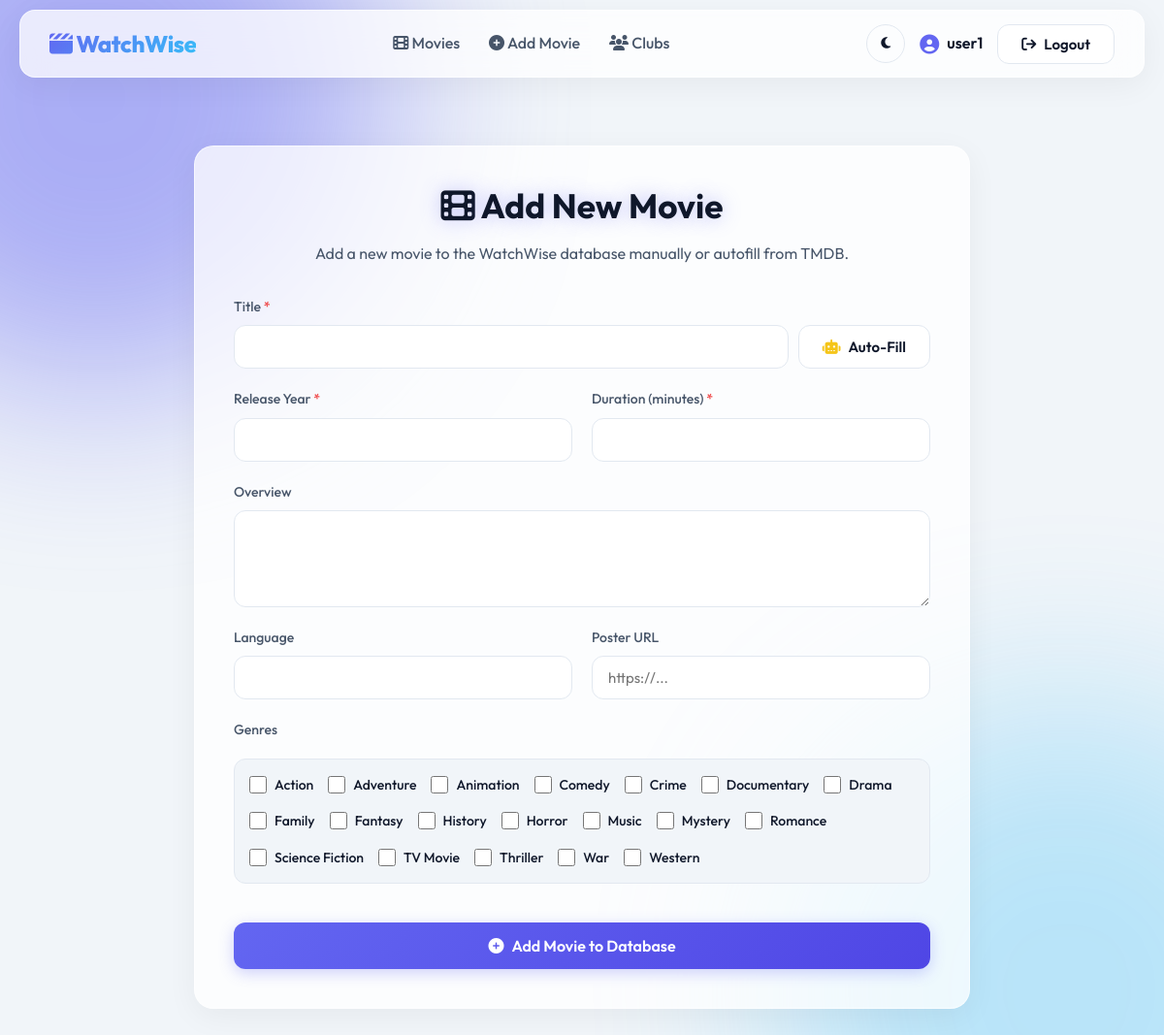
The app's page /movies/add/ (signed in) with its own data.
### movies/models.py (models this page shows, shortened)
class Genre(models.Model):
    tmdb_id = models.PositiveIntegerField(unique=True,
        null=True,      # 👈 temporary
        blank=True)
    name = models.CharField(max_length=100)

### movies/views.py (the view, shortened to what this page needs)
# urls.py: path("add/", views.add_movie_view, name="add_movie"),
@login_required
def add_movie_view(request):
    genres = Genre.objects.all()
    return render(
        request,
        "movies/add_movie.html",
        {"genres": genres}
    )

### templates/movies/add_movie.html (shortened to what this page needs)
{% extends "base.html" %}
{% block content %}
<div class="glass-panel animate-fade-in" style="max-width: 800px; margin: 40px auto; padding: 40px;">
  <div style="text-align: center; margin-bottom: 30px;">
    <h2 class="title-glow"><i class="fa-solid fa-film"></i> Add New Movie</h2>
    <p style="color: var(--text-secondary);">Add a new movie to the WatchWise database manually or autofill from TMDB.</p>
  </div>
  <form method="post">
    <div class="input-group">
      <label>Title <span style="color: var(--danger);">*</span></label>
      <div style="display: flex; gap: 10px;">
        <input type="text" id="title" name="title" class="modern-input" required>
        <button type="button" class="btn btn-secondary" onclick="autofillMovie()" style="white-space: nowrap;">
          <i class="fa-solid fa-robot" style="color: #f5c518;"></i> Auto-Fill
        </button>
      </div>
    </div>
    <div style="display: grid; grid-template-columns: 1fr 1fr; gap: 20px;">
      <div class="input-group">
        <label>Release Year <span style="color: var(--danger);">*</span></label>
        <input type="number" id="release_year" name="release_year" class="modern-input" required>
      </div>
      <div class="input-group">
        <label>Duration (minutes) <span style="color: var(--danger);">*</span></label>
        <input type="number" id="duration" name="duration" class="modern-input" required>
      </div>
    </div>
    <div class="input-group">
      <label>Overview</label>
      <textarea id="overview" name="overview" class="modern-input" style="min-height: 100px;"></textarea>
    </div>
    <div style="display: grid; grid-template-columns: 1fr 1fr; gap: 20px;">
      <div class="input-group">
        <label>Language</label>
        <input type="text" id="language" name="language" class="modern-input">
      </div>
      <div class="input-group">
        <label>Poster URL</label>
        <input type="text" id="poster" name="poster" class="modern-input" placeholder="https://...">
      </div>
    </div>
    <div class="input-group">
      <label>Genres</label>
      <div style="display: flex; flex-wrap: wrap; gap: 15px; margin-top: 10px; padding: 15px; background: var(--bg-primary); border-radius: 12px; border: 1px solid var(--border);">
        {% for genre in genres %}
          <label style="display: flex; align-items: center; gap: 8px; cursor: pointer; color: var(--text-primary); font-weight: 500;">
            <input
              type="checkbox"
              name="genres"
              value="{{ genre.tmdb_id }}"
              class="genre-checkbox"
              style="width: 18px; height: 18px; accent-color: var(--accent);"
            >
            {{ genre.name }}
          </label>
        {% endfor %}
      </div>
    </div>
    <button type="submit" class="btn btn-primary" style="width: 100%; margin-top: 20px; padding: 14px; font-size: 16px;">
      <i class="fa-solid fa-plus-circle"></i> Add Movie to Database
    </button>
  </form>
</div>
{% endblock %}

### templates/base.html (shortened to what this page needs)
{% load static %}
<!DOCTYPE html>
<html lang="en" data-theme="light">
<head>
  <link rel="stylesheet" href="https://cdnjs.cloudflare.com/ajax/libs/font-awesome/6.4.0/css/all.min.css">
  <link rel="stylesheet" href="{% static 'css/style.css' %}">
</head>
<body>
  <nav class="glass-nav">
    <a href="{% url 'movies:list' %}" style="text-decoration:none;">
      <span class="brand-name"><i class="fa-solid fa-clapperboard"></i> WatchWise</span>
    </a>
    <ul class="nav-links">
      <li><a href="{% url 'movies:list' %}"><i class="fa-solid fa-film"></i> Movies</a></li>
      {% if user.is_authenticated %}
        <li><a href="{% url 'movies:add_movie' %}"><i class="fa-solid fa-plus-circle"></i> Add Movie</a></li>
        <li><a href="{% url 'groups:list' %}"><i class="fa-solid fa-users"></i> Clubs</a></li>
      {% endif %}
    </ul>
    <div class="nav-right">
      <button class="theme-toggle" id="theme-toggle" aria-label="Toggle Dark Mode" title="Toggle Dark/Light Mode">
        <i class="fa-solid fa-moon"></i>
      </button>
      {% if user.is_authenticated %}
        <a href="{% url 'accounts:profile' %}" class="nav-user">
          <i class="fa-solid fa-circle-user fa-lg"></i> {{ user.username }}
        </a>
        <form action="{% url 'logout' %}" method="post" style="display:inline;">
          <button type="submit" class="btn btn-secondary"><i class="fa-solid fa-arrow-right-from-bracket"></i> Logout</button>
        </form>
      {% else %}
        <a href="{% url 'login' %}" class="btn btn-secondary">Login</a>
      {% endif %}
    </div>
  </nav>
  <main class="container animate-fade-in">
    {% block content %}
    {% endblock %}
  </main>
</body>
</html>

### static/css/style.css (style rules this page uses)
:root { --bg-primary: #f1f5f9; --bg-secondary: #ffffff; --text-primary: #0f172a; --text-secondary: #475569; --text-muted: #94a3b8; --accent: #6366f1; --accent-hover: #4f46e5; --danger: #ef4444; --success: #10b981; --border: #e2e8f0; --glass-bg: rgba(255, 255, 255, 0.75); --glass-border: rgba(255, 255, 255, 0.6); --glass-shadow: 0 8px 32px rgba(0, 0, 0, 0.05); }
* { margin: 0; padding: 0; box-sizing: border-box; }
body { font-family: 'Outfit', sans-serif; background-color: var(--bg-primary); color: var(--text-primary); line-height: 1.6; min-height: 100vh; display: flex; flex-direction: column; transition: background-color 0.3s ease, color 0.3s ease; overflow-x: hidden; }
body::before, body::after { content: ''; position: fixed; width: 600px; height: 600px; border-radius: 50%; filter: blur(100px); z-index: -1; opacity: 0.5; pointer-events: none; transition: opacity 0.5s ease; }
body::before { background: var(--accent); top: -200px; left: -200px; }
body::after { background: #38bdf8; bottom: -200px; right: -200px; opacity: 0.3; }
.glass-panel { background: var(--glass-bg); backdrop-filter: blur(16px); -webkit-backdrop-filter: blur(16px); border: 1px solid var(--glass-border); box-shadow: var(--glass-shadow); border-radius: 20px; padding: 30px; transition: transform 0.3s ease, box-shadow 0.3s ease, background 0.3s ease; }
.title-glow { text-shadow: 0 0 20px rgba(99, 102, 241, 0.4); }
.container { max-width: 1200px; margin: 0 auto; padding: 40px 20px; flex: 1; }
a { color: var(--accent); text-decoration: none; transition: color 0.2s; }
h1, h2, h3, h4, h5, h6 { font-weight: 700; line-height: 1.2; margin-bottom: 1rem; color: var(--text-primary); }
h2 { font-size: 2.2rem; }
.glass-nav { position: sticky; top: 10px; z-index: 1000; margin: 0 20px; border-radius: 16px; height: 70px; background: var(--glass-bg); backdrop-filter: blur(16px); -webkit-backdrop-filter: blur(16px); border: 1px solid var(--glass-border); box-shadow: var(--glass-shadow); display: flex; align-items: center; justify-content: space-between; padding: 0 30px; transition: background 0.3s, border 0.3s; }
.brand-name { font-size: 24px; font-weight: 800; background: linear-gradient(135deg, var(--accent), #38bdf8); -webkit-background-clip: text; background-clip: text; -webkit-text-fill-color: transparent; letter-spacing: -0.5px; }
.nav-links { list-style: none; display: flex; gap: 30px; align-items: center; margin: 0; padding: 0; }
.nav-links a { color: var(--text-secondary); font-weight: 500; position: relative; padding: 5px 0; }
.nav-links a::after { content: ""; position: absolute; left: 0; bottom: 0; width: 0%; height: 2px; background: linear-gradient(90deg, var(--accent), #38bdf8); transition: width 0.3s ease; }
.nav-right { display: flex; align-items: center; gap: 15px; }
.nav-user { font-weight: 600; color: var(--text-primary) !important; display: flex; align-items: center; gap: 8px; }
.nav-user i { color: var(--accent); }
.btn { display: inline-flex; align-items: center; justify-content: center; gap: 8px; padding: 10px 24px; border-radius: 12px; font-weight: 600; font-size: 15px; cursor: pointer; transition: all 0.3s cubic-bezier(0.4, 0, 0.2, 1); border: none; font-family: inherit; text-decoration: none; }
.btn-primary { background: linear-gradient(135deg, var(--accent), var(--accent-hover)); color: #ffffff !important; box-shadow: 0 4px 15px rgba(99, 102, 241, 0.3); }
.btn-secondary { background: var(--bg-secondary); color: var(--text-primary) !important; border: 1px solid var(--border); }
.theme-toggle { background: transparent; border: 1px solid var(--border); color: var(--text-primary); width: 40px; height: 40px; border-radius: 50%; display: flex; align-items: center; justify-content: center; cursor: pointer; transition: all 0.3s ease; }
.input-group { display: flex; flex-direction: column; gap: 8px; margin-bottom: 20px; }
.input-group label { font-weight: 500; font-size: 14px; color: var(--text-secondary); }
.modern-input, input[type="text"], input[type="password"], input[type="email"], input[type="number"], select, textarea { width: 100%; padding: 12px 16px; border-radius: 12px; border: 1px solid var(--border); background: var(--bg-secondary); color: var(--text-primary); font-size: 15px; font-family: inherit; transition: all 0.3s ease; outline: none; }
.animate-fade-in { animation: fadeIn 0.5s ease forwards; }

### records on screen
Genre: name "Action"
Genre: name "Adventure"
Genre: name "Animation"
Genre: name "Comedy"
Genre: name "Crime"
Genre: name "Documentary"
Genre: name "Drama"
Genre: name "Family"
Genre: name "Fantasy"
Genre: name "History"
Genre: name "Horror"
Genre: name "Music"
Genre: name "Mystery"
Genre: name "Romance"
Genre: name "Science Fiction"
Genre: name "TV Movie"
Genre: name "Thriller"
Genre: name "War"
Genre: name "Western"

### other values on screen
{{ user.username }} "user1"
